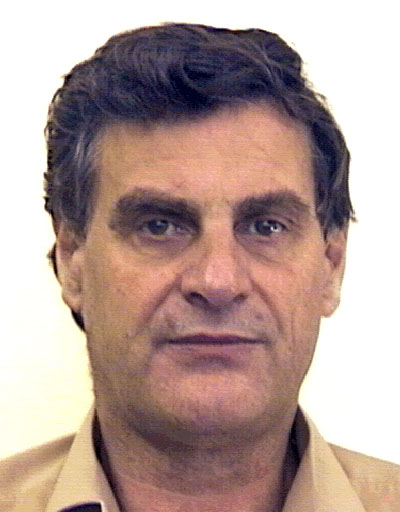
#> input picture _tests/test_img.bmp, 400 x 512 px
$ python -i prepFuncts.py   (imports and definitions only)   (older library calls are emulated)
#> lines starting #> are read from the running program, lines starting #| are printed output that depends on the picture; after the words box and inside, x2 and y2 are one past the last pixel; in counts of white or black regions, pixels touching at a corner belong together
#> further down, picture is the input picture: shape (512, 400, 3); mean B, G, R 152, 158.9, 182
### faceObjectsSearchers.py
import cv2
from numpy import copy


def find_face(img):

    # init face classifier
    fc = get_face()

    # find face
    f = fc.detectMultiScale(img, 1.3, 5)  # return list of find faces
    (x, y, w, h) = f[0]

    # cut face
    return([img[y:y+h, x:x+w], (x, y, w, h)])


# [12 lines left out: functions find_at_face_borders, find_at_face_object, not called in this run]


def get_face():
    fc = cv2.CascadeClassifier('/usr/share/opencv/haarcascades/haarcascade_frontalface_default.xml')
    return(fc)


def get_eye_pair_big():
    eyePair = cv2.CascadeClassifier('/usr/share/opencv/haarcascades/haarcascade_mcs_eyepair_big.xml')
    return(eyePair)


def get_eye_pair():
    eye = cv2.CascadeClassifier('/usr/share/opencv/haarcascades/haarcascade_eye.xml')
    return(eye)


def get_eye_right():
    eye = cv2.CascadeClassifier('/usr/share/opencv/haarcascades/haarcascade_righteye_2splits.xml')
    return(eye)


def get_eye_left():
    eye = cv2.CascadeClassifier('/usr/share/opencv/haarcascades/haarcascade_lefteye_2splits.xml')
    return(eye)


def get_nose():
    nose = cv2.CascadeClassifier('/usr/share/opencv/haarcascades/haarcascade_mcs_nose.xml')
    return(nose)


def get_mouth():
    mouth = cv2.CascadeClassifier('/usr/share/opencv/haarcascades/haarcascade_mcs_mouth.xml')
    return(mouth)

### prepFuncts.py
import cv2
from numpy import uint8, shape
from numpy import ones
import faceObjectsSearchers as fos


# [42 lines left out: function create_vector_easy, not called in this run]


def create_vector_with_HoG(img):
    '''
    DESCRIPTION:
    Find keypints by HoG at image,
    then remove all keypints that not in
    face area.
    It will be result vector.
    '''
    try:
        img1 = cv2.cvtColor(img, cv2.COLOR_BGR2GRAY)
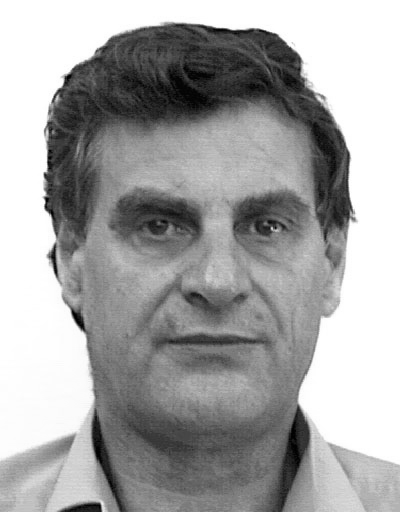
#> img1: shape (512, 400); min 0, max 255, mean 165
        # img1 = cv2.resize(img1, (100, 100))
        # img3 = copy(img1)

        # find keypints
        kp1 = find_keypoints(img1)
#> in find_keypoints, `kp1, des1 = orb.detectAndCompute(img1, None)`: kp1 = 500 keypoints; strongest (x, y, size): (44, 198, 31), (65, 78, 44.6), (65, 77, 37.2), (44, 174, 31)

        # create image with only
        # keypints
        img2 = ones(shape(img1))*0  # 200

        for xy in kp1:
            img2[int(xy.pt[1]+1), int(xy.pt[0])] = 200
            img2[int(xy.pt[1]), int(xy.pt[0]+1)] = 200
            img2[int(xy.pt[1]+1), int(xy.pt[0]+1)] = 200
            img2[int(xy.pt[1]-1), int(xy.pt[0])] = 200
            img2[int(xy.pt[1]), int(xy.pt[0]-1)] = 200
            img2[int(xy.pt[1]-1), int(xy.pt[0]-1)] = 200
            img2[int(xy.pt[1]), int(xy.pt[0])] = 200
#> this loop made 500 passes
#> xy on passes 1 to 3: keypoint at (94, 55), size 31, keypoint at (64, 85), size 31, keypoint at (47, 192), size 31
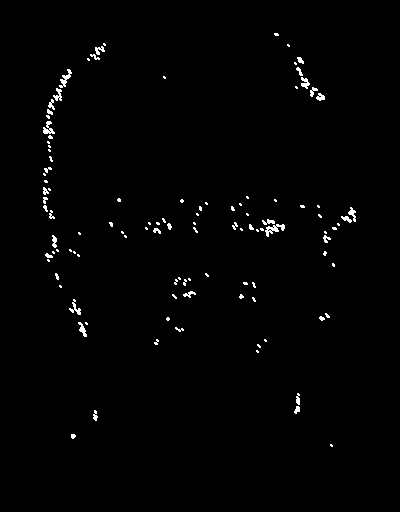
#> img2: shape (512, 400) float64; values 0 (black) and 200 (white), 1.1% white in thin lines or dots, all inside (x1, y1, x2, y2) = (43, 33, 356, 447)
            # img2[xy.pt[::-1]] = 254

        # find face
        faceAndBorders = fos.find_face(img1)
#> in find_face, `f = fc.detectMultiScale(img, 1.3, 5)`: f = [[60, 108, 300, 300]]
#> in find_face, `(x, y, w, h) = f[0]`: x = 60; y = 108; w = 300
#> faceAndBorders = 2 items
        faceIm = faceAndBorders[0]
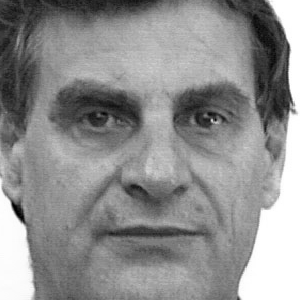
#> faceIm: shape (300, 300); min 1, max 255, mean 142.4
        (x, y, w, h) = faceAndBorders[1]
#> x = 60; y = 108; w = 300; h = 300

        # find eyes
        eyePair = fos.get_eye_pair_big()
        (ex, ey, ew, eh) = fos.find_at_face_borders(faceIm, eyePair)

        # [8 lines of commented-out code are left out]
        outFace = img2[y:y+h, x:x+w]

        # then cut it again
        # outFace = outFace[ey:ny+nh, ex:ex+ew]
        # for eye only
        outFace = outFace[ey:ey+eh, ex:ex+ew]
        outFace = cv2.resize(outFace, (100, 50))

        return(outFace)
    except:
        return(None)


def find_keypoints(imgName):

    '''
    DESCRIPTION:
    Find keypints of image.

    INPUT:
    imgName -  string of image or
               gray image array
               (from cv2.imread)
    '''

    if type(imgName) == str:
        img1 = cv2.imread(imgName, 0)  # queryImage
    else:
        img1 = imgName.astype(uint8)

    # Initiate SIFT detector
    orb = cv2.ORB_create()

    # find the keypoints and descriptors with SIFT
    kp1, des1 = orb.detectAndCompute(img1, None)

    # [5 lines of commented-out code are left out]
    return(kp1)


# [43 lines left out: function match, not called in this run]

>>> import cv2
>>> picture = cv2.imread('_tests/test_img.bmp')
#> (the run stopped early here; a loop or call above may not have finished)
